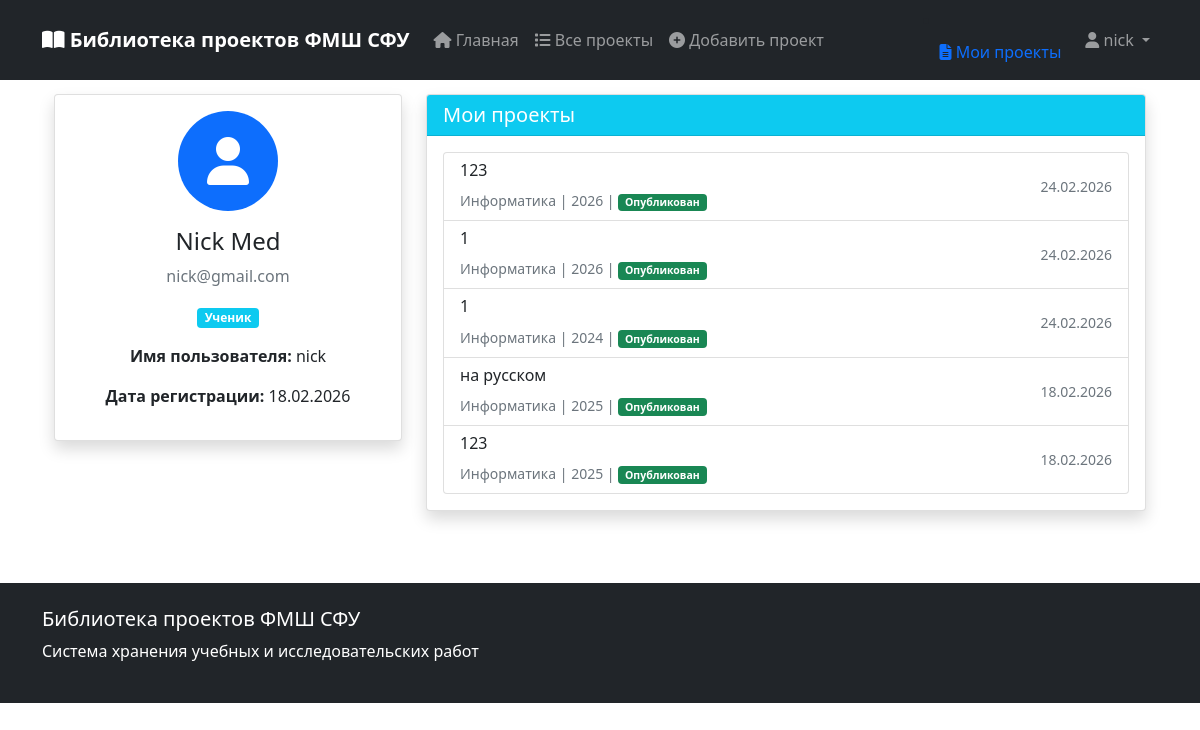
Screenshot of /profile/ (signed in) with the database file from the repository.
### projects/models.py (models this page shows, shortened)
class Project(models.Model):
    STATUS_CHOICES = [
        ('draft', 'Черновик'),
        ('pending', 'На модерации'),
        ('published', 'Опубликован'),
        ('rejected', 'Отклонен'),
        ('revision', 'Требует доработки'),
        ('archived', 'В архиве'),
    ]
    moderated_by = models.ForeignKey(
        Teacher,
        on_delete=models.SET_NULL,
        null=True,
        blank=True,
        related_name='moderated_projects',
        verbose_name="Проверил"
    )
    moderation_comment = models.TextField(
        verbose_name="Комментарий модератора",
        blank=True,
        help_text="Причина отклонения или замечания"
    )
    moderated_at = models.DateTimeField(
        null=True,
        blank=True,
        verbose_name="Дата проверки"
    )
    title = models.CharField(max_length=300, verbose_name="Название проекта")
    description = models.TextField(verbose_name="Описание")
    subject = models.ForeignKey(
        Subject,
        on_delete=models.SET_NULL,
        null=True,
        related_name='projects',
        verbose_name="Предмет"
    )
    teacher = models.ForeignKey(
        Teacher,
        on_delete=models.SET_NULL,
        null=True,
        related_name='supervised_projects',
        verbose_name="Руководитель"
    )
    pupils = models.ManyToManyField(
        Pupil,
        related_name='projects',
        verbose_name="Авторы-ученики"
    )
    year = models.IntegerField(verbose_name="Год выполнения")
    keywords = models.CharField(
        max_length=500,
        verbose_name="Ключевые слова",
        help_text="Через запятую",
        blank=True
    )
    project_file = models.FileField(
        upload_to='projects/files/%Y/%m/%d/',
        verbose_name="Файл проекта",
        validators=[FileExtensionValidator(['pdf', 'doc', 'docx', 'zip', 'rar', '7z'])],
        null=True,
        blank=True
    )
    status = models.CharField(
        max_length=20,
        choices=STATUS_CHOICES,
        default='draft',
        verbose_name="Статус"
    )
    views = models.IntegerField(default=0, verbose_name="Просмотры")
    downloads = models.IntegerField(default=0, verbose_name="Скачивания")
    created_at = models.DateTimeField(auto_now_add=True, verbose_name="Дата создания")
    updated_at = models.DateTimeField(auto_now=True, verbose_name="Дата обновления")
    published_at = models.DateTimeField(null=True, blank=True, verbose_name="Дата публикации")
    class Meta:
        verbose_name = "Проект"
        verbose_name_plural = "Проекты"
        ordering = ['-created_at']
        indexes = [
            models.Index(fields=['status', 'created_at']),
            models.Index(fields=['year', 'subject']),
        ]

class Subject(models.Model):
    name = models.CharField(max_length=200, verbose_name="Название предмета")
    code = models.CharField(max_length=20, verbose_name="Код предмета", blank=True)
    description = models.TextField(verbose_name="Описание", blank=True)
    class Meta:
        verbose_name = "Предмет"
        verbose_name_plural = "Предметы"
        ordering = ['name']
    def __str__(self):
        return self.name

### projects/views.py (the view)
# urls.py: path('profile/', views.profile_view, name='profile'),
@login_required
def profile_view(request):
    try:
        pupil = Pupil.objects.get(user=request.user)
        projects = Project.objects.filter(pupils=pupil)
    except Pupil.DoesNotExist:
        pupil = None
        projects = []
    try:
        teacher = Teacher.objects.get(user=request.user)
    except Teacher.DoesNotExist:
        teacher = None
    context = {
        'pupil': pupil,
        'teacher': teacher,
        'projects': projects,
    }
    return render(request, 'projects/profile.html', context)

### projects/context_processors.py (called while the page is built)
def moderation_count(request):
    if request.user.is_authenticated and (hasattr(request.user, 'teacher') or request.user.is_staff):
        pending_count = Project.objects.filter(status='pending').count()
        return {'projects_pending': pending_count}
    return {'projects_pending': 0}

### projects/templates/projects/profile.html (shortened to what this page needs)
{% extends "projects/base.html" %}
{% block content %}
<div class="container">
    <div class="row">
        <div class="col-md-4">
            <div class="card shadow">
                <div class="card-body text-center">
                    <div class="mb-3">
                        <div class="rounded-circle bg-primary d-inline-flex align-items-center justify-content-center"
                             style="width: 100px; height: 100px;">
                            <i class="fas fa-user fa-3x text-white"></i>
                        </div>
                    </div>
                    <h4>{{ user.get_full_name|default:user.username }}</h4>
                    <p class="text-muted">{{ user.email }}</p>
                    {% if pupil %}
                    <span class="badge bg-info">Ученик</span>
                    {% endif %}
                    <div class="mt-3">
                        <p><strong>Имя пользователя:</strong> {{ user.username }}</p>
                        <p><strong>Дата регистрации:</strong> {{ user.date_joined|date:"d.m.Y" }}</p>
                    </div>
                </div>
            </div>
        </div>
        <div class="col-md-8">
            <div class="card shadow mb-4">
                <div class="card-header bg-info text-white">
                    <h5 class="mb-0">Мои проекты</h5>
                </div>
                <div class="card-body">
                    {% if projects %}
                        <div class="list-group">
                        {% for project in projects %}
                            <a href="{% url 'project_detail' project.pk %}" class="list-group-item list-group-item-action">
                                <div class="d-flex justify-content-between align-items-center">
                                    <div>
                                        <h6>{{ project.title }}</h6>
                                        <small class="text-muted">
                                            {{ project.subject }} | {{ project.year }} |
                                            {% if project.status == 'published' %}
                                                <span class="badge bg-success">Опубликован</span>
                                            {% elif project.status == 'pending' %}
                                                <span class="badge bg-warning">На модерации</span>
                                            {% else %}
                                                <span class="badge bg-secondary">Черновик</span>
                                            {% endif %}
                                        </small>
                                    </div>
                                    <small class="text-muted">{{ project.created_at|date:"d.m.Y" }}</small>
                                </div>
                            </a>
                        {% endfor %}
                        </div>
                    {% else %}
                        <p class="text-muted">У вас пока нет проектов.</p>
                        <a href="{% url 'project_add' %}" class="btn btn-primary">
                            <i class="fas fa-plus"></i> Добавить проект
                        </a>
                    {% endif %}
                </div>
            </div>
        </div>
    </div>
</div>
{% endblock %}

### projects/templates/projects/base.html (shortened to what this page needs)
<!DOCTYPE html>
<html lang="ru">
<head>
    <link href="https://cdn.jsdelivr.net/npm/bootstrap@5.1.3/dist/css/bootstrap.min.css" rel="stylesheet">
    <link rel="stylesheet" href="https://cdnjs.cloudflare.com/ajax/libs/font-awesome/6.4.0/css/all.min.css">
</head>
<body>
    <nav class="navbar navbar-expand-lg navbar-dark bg-dark fixed-top">
        <div class="container">
            <a class="navbar-brand" href="{% url 'index' %}">
                <i class="fas fa-book-open"></i> Библиотека проектов ФМШ СФУ
            </a>
            <div class="collapse navbar-collapse" id="navbarNav">
                <ul class="navbar-nav me-auto">
                    <li class="nav-item">
                        <a class="nav-link" href="{% url 'index' %}">
                            <i class="fas fa-home"></i> Главная
                        </a>
                    </li>
                    <li class="nav-item">
                        <a class="nav-link" href="{% url 'project_list' %}">
                            <i class="fas fa-list"></i> Все проекты
                        </a>
                    </li>
                    {% if user.is_authenticated %}
                    <li class="nav-item">
                        <a class="nav-link" href="{% url 'project_add' %}">
                            <i class="fas fa-plus-circle"></i> Добавить проект
                        </a>
                    </li>
                    {% endif %}
                </ul>
                    {% if user.is_authenticated %}
                        {% if user.pupil %}
                        <li class="nav-item">
                            <a class="nav-link" href="{% url 'my_submissions' %}">
                                <i class="fas fa-file-alt"></i> Мои проекты
                            </a>
                        </li>
                        {% endif %}
                    {% endif %}
                <ul class="navbar-nav">
                    {% if user.is_authenticated %}
                        <li class="nav-item dropdown">
                            <a class="nav-link dropdown-toggle" href="#" id="userDropdown" role="button" data-bs-toggle="dropdown">
                                <i class="fas fa-user"></i> {{ user.username }}
                            </a>
                        </li>
                    {% endif %}
                </ul>
            </div>
        </div>
    </nav>
    <main class="container my-4">
        {% block content %}{% endblock %}
    </main>
    <footer class="bg-dark text-white py-4 mt-5">
        <div class="container">
            <div class="row">
                <div class="col-md-6">
                    <h5>Библиотека проектов ФМШ СФУ</h5>
                    <p>Система хранения учебных и исследовательских работ</p>
                </div>
            </div>
        </div>
    </footer>
</body>
</html>

### projects/templates/projects/base.html (style rules this page uses)
body { font-family: 'Segoe UI', Tahoma, Geneva, Verdana, sans-serif; padding-top: 70px; }
.navbar-brand { font-weight: bold; }

### rows the page displays
Project: title "123", subject "Информатика", year "2026", status "Опубликован", created_at "24.02.2026"
Project: title "1", subject "Информатика", year "2026", status "Опубликован", created_at "24.02.2026"
Project: title "1", subject "Информатика", year "2024", status "Опубликован", created_at "24.02.2026"
Project: title "на русском", subject "Информатика", year "2025", status "Опубликован", created_at "18.02.2026"
Project: title "123", subject "Информатика", year "2025", status "Опубликован", created_at "18.02.2026"

### other values shown
{{ user.username }} "nick"
{{ user.get_full_name|default:user.username }} "Nick Med"
{{ user.email }} "nick@gmail.com"
{{ user.date_joined|date:"d.m.Y" }} "18.02.2026"
